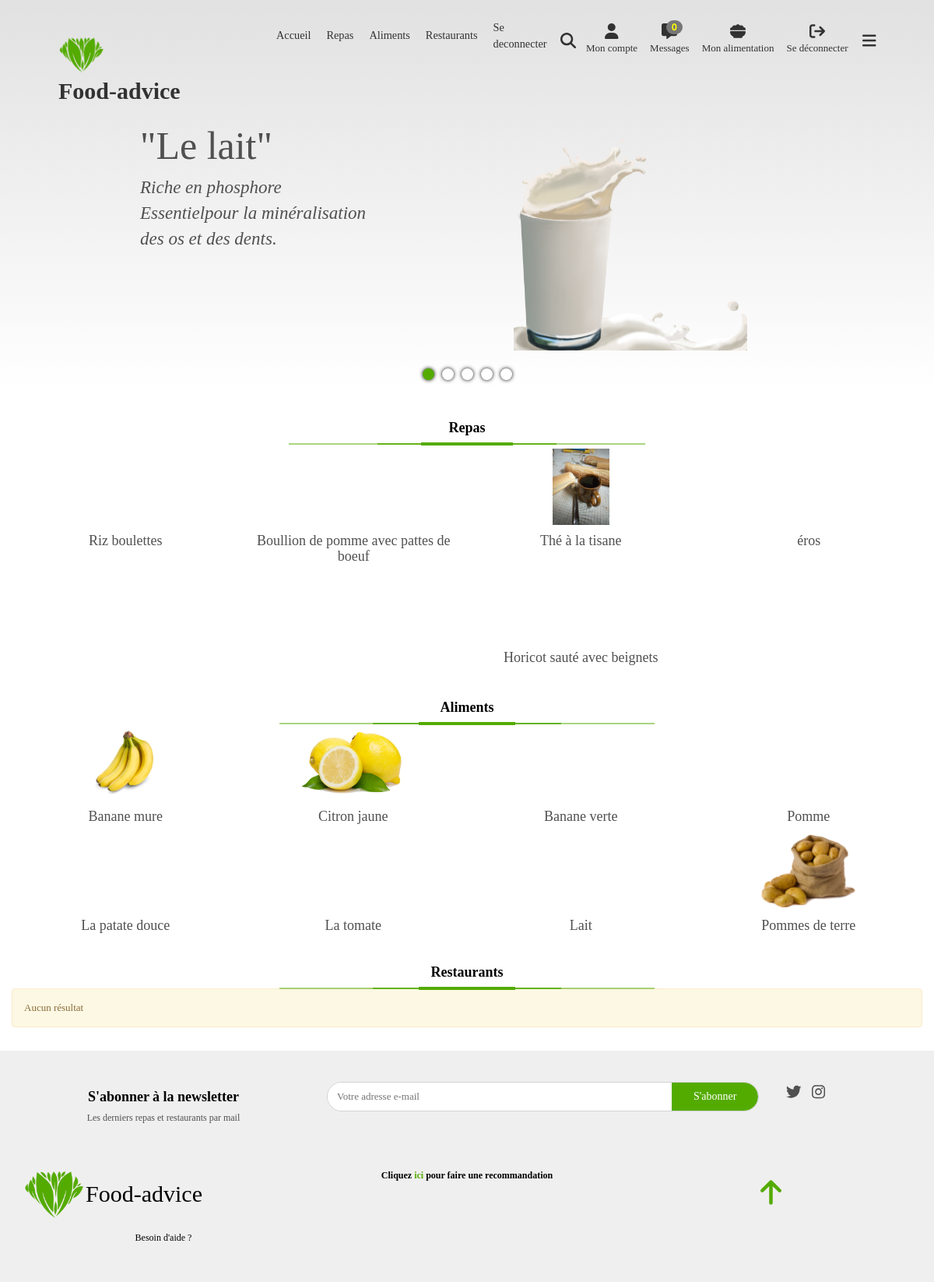
Screenshot of / (signed in) with the database file from the repository.
### app/models.py (models this page shows, shortened)
class Evaluable(Commentable):
    class Meta:
        abstract = True

class Repas(Evaluable):
    image = models.FileField(upload_to="static/images/repas/", validators=[FileExtensionValidator(allowed_extensions=IMAGE_EXTENSIONS)])
    momentJournee = models.IntegerField(choices=MOMENTS_JOURNEE, null=True, blank = True, verbose_name="Moment de la journée", help_text="Moment habituel de consommation de ce repas")
    origine = models.ForeignKey(OrigineRepas, models.CASCADE, null=True)

class Commentable(models.Model):
    class Meta:
        abstract = True
    nom = models.CharField(max_length=50, unique=True)
    description = models.TextField(null=True, blank=True)
    image = models.FileField()
    approuve = models.BooleanField(default=False)
    contributeur = models.ForeignKey(Contributeur, models.CASCADE, null=True, blank=True)
    dateCreation = models.DateTimeField(auto_now=True)
    dateDerniereModification = models.DateTimeField(auto_now_add=True)

class Aliment(Commentable):
    uniteComptage = models.CharField(max_length=30, verbose_name="Unité de comptage", null=True, blank=True, help_text="Comment on compte l'aliment (ex:doigt pour une banane)")
    masseUnite = models.FloatField(verbose_name="Masse unité (g)", help_text="La masse en grammes d'un élément (ex: 120 pour la banage)")
    image = models.FileField(upload_to="static/images/aliments/", validators=[FileExtensionValidator(allowed_extensions=IMAGE_EXTENSIONS)])
    tauxProteines = models.FloatField(default=0, verbose_name="Taux de proteines", help_text="Taux de proteines dans 100g")
    tauxLipides = models.FloatField(default=0, verbose_name="Taux de lipides", help_text="Taux de lipides dans 100g")
    tauxGlucides = models.FloatField(default=0, verbose_name="Taux de glucides", help_text="Taux de glucides dans 100g")
    mineraux = models.CharField(max_length=255, null=True, blank=True, verbose_name="Mineraux", help_text="Motif : mineral1, minearl2, ...")
    vitamines = models.CharField(max_length=255, null=True, blank=True, verbose_name="Vitamines", help_text="Motif : vitamine1, vitamine2, ...")
    detailApports = models.TextField(null=True, blank=True, verbose_name="Détail des apports", help_text="Vertus de l'aliment")
    detailRisques = models.TextField(null=True, blank=True, verbose_name="Détail des risques", help_text="Problèmes liés à une consommation non suivie")
    type = models.ForeignKey(TypeAliment, models.CASCADE, verbose_name="Type")
    def calories(self):
        return round(((((self.tauxGlucides + self.tauxProteines) * 4) + (self.tauxLipides * 9)) * (self.masseUnite / 100)), 2)

### app/views.py (the view)
# urls.py: path("", views.index, name="home"),
def index(request):
    maxElements = 8
    repass = Repas.objects.filter(approuve=True).order_by("dateDerniereModification")[0:maxElements]
    aliments = Aliment.objects.filter(approuve=True).order_by("dateDerniereModification")[0:maxElements]
    restaurants = Restaurant.objects.filter(approuve=True).order_by("dateDerniereModification")[0:maxElements]
    return render(request, template_name="home.html", context={
        "repass":repass,
        "aliments":aliments,
        "restaurants":restaurants
    })

### app/custom_tags_filters.py (called while the page is built)
@register.simple_tag
def css(filePath):
    return mark_safe('<link rel="stylesheet" type="text/css" href="'+settings.STATIC_URL+filePath+'"/>')

@register.simple_tag
def js(filePath):
    return mark_safe('<script type="text/javascript" src="'+settings.STATIC_URL+filePath+'"></script>')

### app/user_session.py (called while the page is built)
def isUserConnected(session):
    return session.__contains__("user_id")

def getUser(session):
    if isUserConnected(session):
        try:
            return Contributeur.objects.get(id=session["user_id"])
        except Contributeur.DoesNotExist:
            disconnectUser(session)
            return None
    else:
        return None

### context_processors.py (called while the page is built)
def globals(request):
    return {
        'appUser':getUser(request.session)
    }

### templates/home.html (shortened to what this page needs)
{% extends "base.html" %}
{% block styles %}
    {% css "css/home.css"%}
{% endblock %}
{% block header_background %}
<div id="slide">
    <div class="slide-element" style="background:linear-gradient(rgb(226, 225, 225),white)">
        <div class="slide-element-text">
            <h4>"Le lait"</h4>
            <p>
                Riche en phosphore <br>
                Essentielpour la minéralisation <br>des os et des dents.
            </p>
        </div>
        <img src="{% static 'images/fruits/lait.png' %}"/>
    </div>
    <div id="radios">
    </div>
 </div>
{% endblock %}
{%block body %}
<div class="container">
    <div class="elements-set" id="repas">
        <h4 class="title text-center">Repas</h4>
        {% include "components/_custom-line.html" %}
        {% include "load/foods.html" %}
    </div>
    <div class="elements-set" id="aliments">
        <h4 class="title text-center">Aliments</h4>
        {% include "components/_custom-line.html" %}
        {% include "load/aliments.html" %}
    </div>
    <div class="elements-set" id="restaurants">
        <h4 class="title text-center">Restaurants</h4>
        {% include "components/_custom-line.html" %}
        {% include "load/restaurants.html" %}
    </div>
</div>
{% endblock %}

### templates/macros/_food-little-presentation.html (shortened to what this page needs)
<a href="{% url 'show-food' repas.id %}" class="col-4 col-md-3 food food-little-presentation text-center" data-aos="zoom-in">
    <div class="image-div">
        <img src="/{{repas.image}}" alt="">
    </div>
    <h4 class="food-title">{{ repas.nom }}</h4>
</a>

### templates/macros/_presentation-aliments.html (shortened to what this page needs)
<a href="{% url "show-aliment" aliment.id %}" class="col-4 col-md-3 aliment aliment-little-presentation text-center" data-aos="zoom-in">
    <div class="image-div">
        <img src="/{{ aliment.image }}" alt="" class="aliment-image">
    </div>
    <h4 class="aliment-title">{{ aliment.nom }}</h4>
</a>

### static/css/main.css (style rules this page uses)
a { text-decoration: none; color: inherit; cursor: pointer; }
body { font-size: 13px; color: #505050; margin: 0; padding: 0; overflow-x: hidden; width: 100% !important; font-family: "century gothic"; }
.title { font-family: "mayeka"; font-weight: bold; color: black; }
.food-little-presentation { margin: 5px 0; position: relative; }
.food-little-presentation .image-div { overflow: hidden; height: 100px; display: flex; justify-content: center; align-items: center; }
.food-little-presentation .image-div img { height: 98%; transition: all .3s ease; cursor: pointer; }
.food-little-presentation .food-title { font-size: 18px; }
.aliment-little-presentation { position: relative; text-align: center; }
.aliment-little-presentation .image-div { height: 100px; overflow: hidden; display: flex; justify-content: center; align-content: center; flex-wrap: wrap; }
.aliment-little-presentation .image-div img { height: 98%; transition: all .5s ease; }
.aliment-little-presentation .aliment-title { font-size: 18px; }

### static/css/home.css (style rules this page uses)
#slide { height: 500px; overflow: hidden; position: relative; }
#slide .slide-element { width: 100%; overflow: hidden; position: absolute; top: 0; left: 0; height: 100%; }
#slide .slide-element .slide-element-text { position: absolute; left: 15%; z-index: 2; top: 30%; }
#slide .slide-element .slide-element-text h4 { font-size: 50px; font-family: "Kitahara Script"; }
#slide .slide-element .slide-element-text p { font-size: 23px; font-style: italic; }
#slide .slide-element img { position: absolute; right: 20%; height: 300px; bottom: 10%; z-index: 1; }
#slide #radios { position: absolute; bottom: 10px; width: 100%; display: flex; justify-content: center; align-items: center; height: 20px; }
.elements-set { margin-top: 30px; }

### rows the page displays
Repas: nom "Riz boulettes"
Repas: nom "Boullion de pomme avec pattes de boeuf"
Repas: image (picture), nom "Thé à la tisane"
Repas: nom "éros"
Repas: nom "Horicot sauté avec beignets"
Aliment: image (picture), nom "Banane mure"
Aliment: image (picture), nom "Citron jaune"
Aliment: nom "Banane verte"
Aliment: nom "Pomme"
Aliment: nom "La patate douce"
Aliment: nom "La tomate"
Aliment: nom "Lait"
Aliment: image (picture), nom "Pommes de terre"
